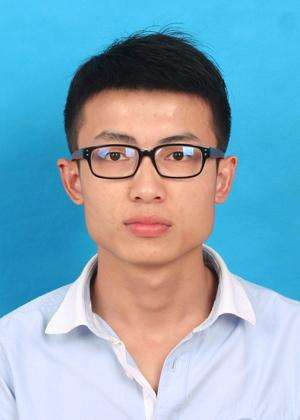
#> input picture face/img/123.jpeg, 300 x 420 px
$ python img_match.py
#> lines starting #> are read from the running program, lines starting #| are printed output that depends on the picture
import numpy as np
import cv2
from matplotlib import pyplot as plt

img = cv2.imread('img/123.jpeg',0)
#> img: shape (420, 300); min 0, max 255, mean 161.5
img2 = img.copy()

template = cv2.imread('img/123_face.jpeg',0)
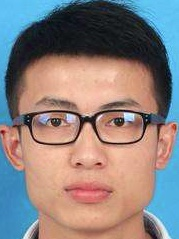
#> input picture face/img/123_face.jpeg, 179 x 239 px
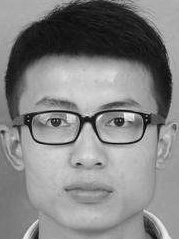
#> template: shape (239, 179); min 0, max 255, mean 131
w,h = template.shape
#> w = 239; h = 179
print(w)
#| 239

medthods = ['cv2.TM_CCOEFF', 'cv2.TM_CCOEFF_NORMED', 'cv2.TM_CCORR',
            'cv2.TM_CCORR_NORMED', 'cv2.TM_SQDIFF', 'cv2.TM_SQDIFF_NORMED']

for meth in medthods:
    img = img2.copy()

    medthod = eval(meth)

    res = cv2.matchTemplate(img, template, medthod)
    min_val, max_val, min_loc, max_loc = cv2.minMaxLoc(res)

    if medthod in [cv2.TM_SQDIFF,cv2.TM_SQDIFF_NORMED]:
        top_left = min_loc
    else:
        top_left = max_loc
    bottom_right = (top_left[0] + w, top_left[1] + h)

    cv2.rectangle(img, top_left, bottom_right, 255, 2)

    plt.subplot(121),plt.imshow(res, cmap='gray')
    plt.title('Matching Result'), plt.xticks([]),plt.yticks([])

    plt.subplot(122), plt.imshow(img, cmap='gray')
    plt.title('Detected Point'), plt.xticks([]), plt.yticks([])
#> this loop made 6 passes
#> (min_val, max_val, min_loc, top_left, bottom_right) on passes 1 to 4: (-12095283, 146107504, (50, 85), (59, 34), (298, 213)), (-0.0993, 0.998, (50, 86), (59, 34), (298, 213)), (749490304, 1.06e+09, (47, 0), (102, 181), (341, 360)), (0.845, 1, (46, 0), (59, 34), (298, 213))
#> (min_val, max_val, max_loc, top_left, bottom_right) on passes 5 to 6: (527711, 306442336, (68, 181), (59, 34), (298, 213)), (0.000602, 0.309, (46, 0), (59, 34), (298, 213))
#> pass 1, `res = cv2.matchTemplate(img, template, medthod)`:
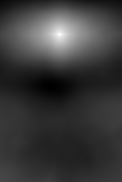
#> res: shape (182, 122) float32; min -12095283, max 146107504, mean 24321004; drawn with min black and max white
#> pass 3, `res = cv2.matchTemplate(img, template, medthod)`:
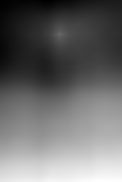
#> res: shape (182, 122) float32; min 749490304, max 1.06e+09, mean 883569856; drawn with min black and max white
#> after the loop:
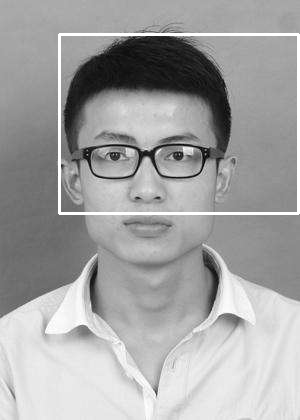
#> img: shape (420, 300); min 0, max 255, mean 163.6
#> after the loop:
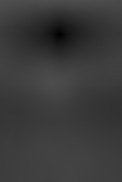
#> res: shape (182, 122) float32; min 0.000602, max 0.309, mean 0.231


# opencv 单一对象的模板匹配
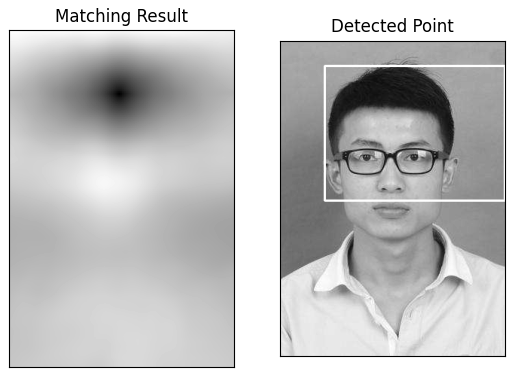
#> figure drawn by matplotlib, 2 panels
